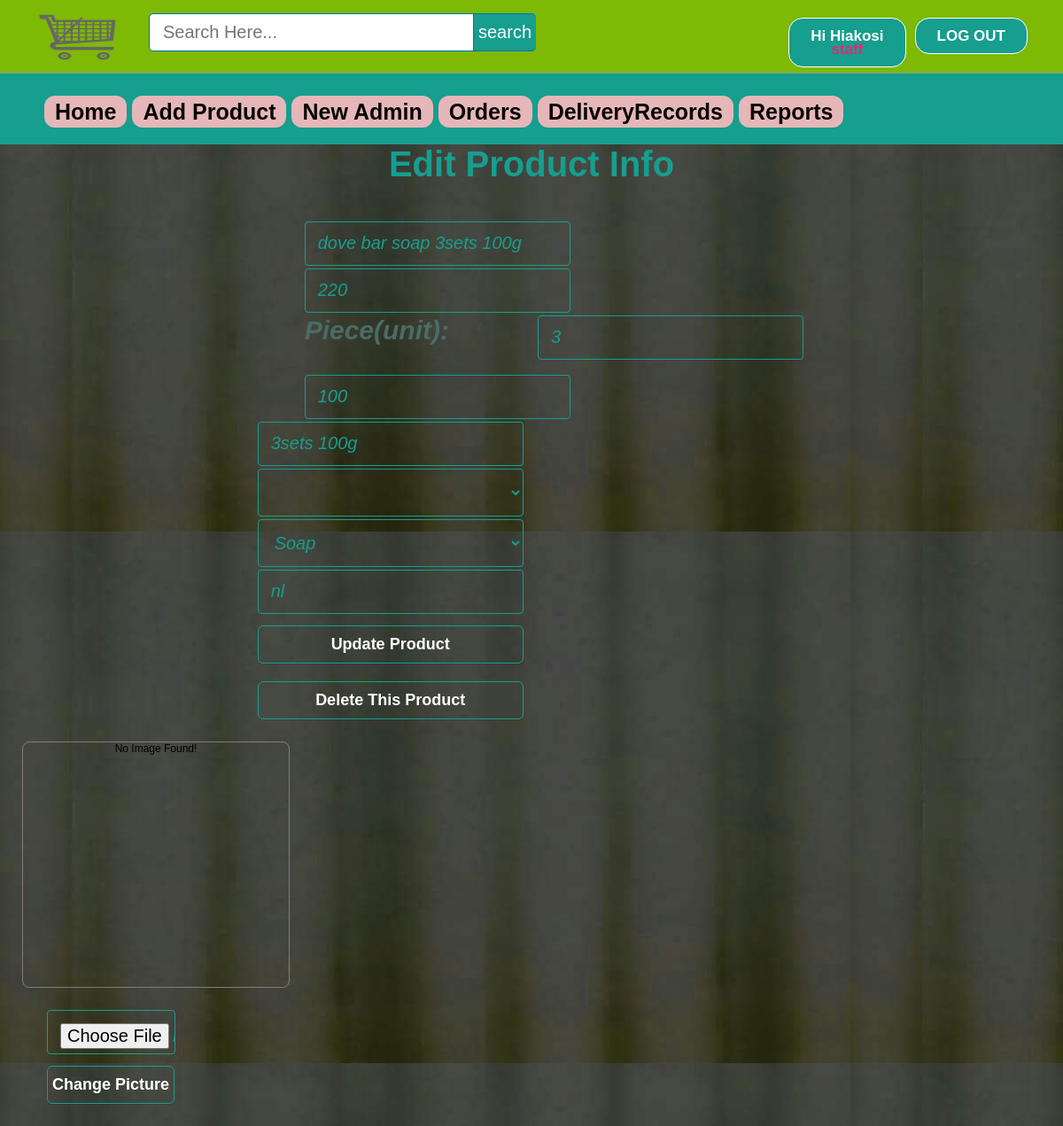
/admin/editproduct.php?epid=103 (signed in), run on the app's committed database.
### tables this page shows
CREATE TABLE `products` (
  `id` int(11) NOT NULL,
  `pName` varchar(100) NOT NULL,
  `price` int(11) NOT NULL,
  `piece` int(11) NOT NULL,
  `description` text NOT NULL,
  `available` int(11) NOT NULL,
  `category` varchar(100) NOT NULL,
  `type` varchar(100) NOT NULL,
  `item` varchar(100) NOT NULL,
  `pCode` varchar(20) NOT NULL,
  `picture` text NOT NULL
);

### admin/editproduct.php (the view, shortened to what this page needs)
<?php include ( "../inc/connect.inc.php" ); ?>
<?php
if (!isset($_SESSION['admin_login'])) {
	$user = "";
	header("location: login.php?ono=".$epid."");
}
else {
	if (isset($_REQUEST['epid'])) {
		$epid = mysqli_real_escape_string($con,$_REQUEST['epid']);
	}else {
		header('location: index.php');
	}
	$user = $_SESSION['admin_login'];
	$result = mysqli_query($con,"SELECT * FROM admin WHERE id='$user'");
	$get_user_email = mysqli_fetch_assoc($result);
		$uname_db = $get_user_email['firstName'];
		$utype_db=$get_user_email['type'];
}
$getposts = mysqli_query($con,"SELECT * FROM products WHERE id ='$epid'") or die(mysqli_error());
	if (mysqli_num_rows($getposts)) {
		$row = mysqli_fetch_assoc($getposts);
		$pName = $row['pName'];
		$piece=$row['piece'];
		$price = $row['price'];
		$description = $row['description'];
		$picture = $row['picture'];
		$item = $row['item'];
		$itemu = ucwords($row['item']);
		$type = $row['type'];
		$typeu = ucwords($row['type']);
		$code = $row['pCode'];
		$available =$row['available'];
	}
$search_value = "";
?>
<!DOCTYPE html>
<html>
<head>
	<link rel="stylesheet" type="text/css" href="../css/style.css">
</head>
<body style="background-image: url(../image/homebackgrndimg1.jpg);">
	<div class="homepageheader">
			<div class="signinButton loginButton">
				<div class="uiloginbutton signinButton loginButton" style="margin-right: 40px;">
					<?php
						if ($user!="") {
							echo '<a style="text-decoration: none;color: #fff;" href="logout.php">LOG OUT</a>';
						}
					 ?>
				</div>
				<div class="uiloginbutton signinButton loginButton">
					<?php
						if ($user!="") {
							echo '<a style="text-decoration: none;color: #fff;" href="login.php">Hi '.$uname_db.'</br><span style="color: #de2a74">'.$utype_db.'</span></a>';
						}
						else {
							echo '<a style="text-decoration: none;color: #fff;" href="login.php">LOG IN</a>';
						}
					 ?>
				</div>
			</div>
			<div style="float: left; margin: 5px 0px 0px 23px;">
				<a href="index.php">
					<img style=" height: 75px; width: 130px;" src="../image/cart.png">
				</a>
			</div>
			<div id="srcheader">
				<form id="newsearch" method="get" action="search.php">
				        <?php
				        	echo '<input type="text" class="srctextinput" name="keywords" size="21" maxlength="120"  placeholder="Search Here..." value="'.$search_value.'"><input type="submit" value="search" class="srcbutton" >';
				         ?>
				</form>
			</div>
		</div>
		<div class="categolis">
			<table>
				<tr>
					<th>
						<a href="index.php" style="text-decoration: none;color: #040403;padding: 4px 12px;background-color: #e6b7b8;border-radius: 12px;">Home</a>
					</th>
					<th><a href="addproduct.php" style="text-decoration: none;color: #040403;padding: 4px 12px;background-color: #e6b7b8;border-radius: 12px;">Add Product</a></th>
					<th><a href="newadmin.php" style="text-decoration: none;color: #040403;padding: 4px 12px;background-color: #e6b7b8;border-radius: 12px;">New Admin</a></th>
					<th><a href="orders.php" style="text-decoration: none;color: #040403;padding: 4px 12px;background-color: #e6b7b8;border-radius: 12px;">Orders</a></th>
					<th><a href="DeliveryRecords.php" style="text-decoration: none;color:  #040403;padding: 4px 12px;background-color: #e6b7b8;border-radius: 12px;">DeliveryRecords</a></th>
					<th><a href="report.php" style="text-decoration: none;color: #040403;padding: 4px 12px;background-color: #e6b7b8;border-radius: 12px;">Reports</a></th>
				</tr>
			</table>
		</div>
	<div class="holecontainer" style=" padding-top: 20px; padding: 0 20%">
		<div class="container signupform_content ">
			<div>
				<h2 style="padding-bottom: 20px;">Edit Product Info</h2>
				<div style="float: right;">
				<?php
					echo '
						<div class="">
						<div>
							<form action="" method="POST" class="registration">
								<div class="signup_form">
									<div>
										<td >
											<input name="pname" id="first_name" placeholder="Product Name" required="required" class="first_name signupbox" type="text" size="30" value="'.$pName.'" >
										</td>
									</div>
									<div>
										<td >
											<input name="price" id="last_name" placeholder="Price" required="required" class="last_name signupbox" type="text" size="30" value="'.$price.'" >
										</td>
									</div>
									<div>
									<div class="label_content11" style="float: left;">
  											<h5>Piece(unit):</h5>
  											</div>
											<td >
											<input name="piece" style="margin-left: 100px; id="piece" required="required" class="piece signupbox" type="text" size="30" value="'.$piece.'" >
											</td>
											</div></br>
										<td>
											<input name="available" placeholder="Available Quantity" required="required" class="email signupbox" type="text" size="30" value="'.$available.'">
										</td>
									</div>
									<div>
										<td >
											<input name="descri" id="first_name" placeholder="Description" required="required" class="first_name signupbox" type="text" size="30" value="'.$description.'" >
										</td>
									</div>
									<div>
										<select name="type" required="required" style=" font-size: 20px;
										font-style: italic;margin-bottom: 3px;margin-top: 0px;padding: 14px;line-height: 25px;border-radius: 4px;border: 1px solid #169E8F;color: #169E8F;margin-left: 0;width: 300px;background-color: transparent;" class="">
											<option selected value="'.$type.'">'.$typeu.'</option>
												<option value="clothing">Clothing</option>
											</select>
									</div>
									<div>
										<td>
											<select name="item" required="required" style=" font-size: 20px;
										font-style: italic;margin-bottom: 3px;margin-top: 0px;padding: 14px;line-height: 25px;border-radius: 4px;border: 1px solid #169E8F;color: #169E8F;margin-left: 0;width: 300px;background-color: transparent;" class="">
												<option selected value="'.$item.'">'.$itemu.'</option>
											</select>
										</td>
									</div>
									<div>
										<td>
											<input name="code" id="password-1" required="required"  placeholder="Code" class="password signupbox " type="text" size="30" value="'.$code.'">
										</td>
									</div>
									<div>
										<input name="updatepro" class="uisignupbutton signupbutton" type="submit" value="Update Product">
									</div>
									<div>
										<input name="delprod" class="uisignupbutton signupbutton" type="submit" value="Delete This Product">
									</div>
									<div class="signup_error_msg">
									</div>
								</div>
						</div>
					</div>
					';
				 ?>
				</div>
			</div>
		</div>
		<div style="float: left;">
			<div>
				<?php
					echo '
						<ul style="float: left;">
							<li style="float: left; padding: 0px 25px 25px 25px;">
								<div class="home-prodlist-img prodlist-img">';
								if (file_exists('../image/product/'.$item.'/'.$picture.'')){
									echo '<img src="../image/product/'.$item.'/'.$picture.'" class="home-prodlist-imgi">';
								}else {
									echo '
									<div class="home-prodlist-imgi" style="text-align: center; padding: 0 0 6px 0;">No Image Found!</div>';
								} echo '
								</div>
							</li>
							<li>
								<form action="" method="POST" class="registration" enctype="multipart/form-data">
										<div class="signup_form">
											<div>
												<td>
													<input name="profilepic" style="width: 115px;" class="password signupbox" type="file" value="Add Picture">
												</td>
											</div>
											<div>
												<input name="updatepic" style="width: 144px;" class="uisignupbutton signupbutton" type="submit" value="Change Picture">
											</div>
											<div class="signup_error_msg">';
				?>
			</div>
		</div>
	</div>
</body>
</html>

### css/style.css (style rules this page uses)
html, body, div, span, applet, object, iframe, h1, h2, h3, h4, h5, h6, p, blockquote, pre, a, abbr, acronym, address, big, cite, code, del, dfn, em, img, ins, kbd, q, s, samp, small, strike, strong, sub, sup, tt, var, b, u, i, center, dl, dt, dd, ol, ul, li, fieldset, form, label, legend, table, caption, tbody, tfoot, thead, tr, th, td, article, aside, canvas, details, embed, figure, figcaption, footer, header, hgroup, menu, nav, output, ruby, section, summary, time, mark, audio, video { margin: 0; padding: 0; border: 0; font: inherit; vertical-align: baseline;ss box-sizing: border-box; }
body { line-height: normal; }
ol, ul { list-style: none; }
table { border-collapse: collapse; border-spacing: 0; }
* { margin: 0px; padding: 0px; }
body, button, input, label, select, td, textarea { font-family: Arial, Helvetica, tahoma,verdana,arial,sans-serif; font-size: 12px; }
body { width: 100%; position: relative; background-color: #ffffff; min-width: 1080px; }
.homepageheader { position: fixed; height: 82px; width: 100%; min-width: 980px; border-bottom: 1px solid #8E9D8E; margin: 0px; background-image: initial; background-position-x: initial; background-position-y: initial; background-size: initial; background-repeat-x: initial; background-repeat-y: initial; background-attachment: initial; background-origin: initial; background-clip: initial; background-color: #7db905;; }
.loginButton .signinButton { color: #FFFFFF; background: #169E8F; border: 1px solid #FFFFFF; cursor: pointer; display: inline-block; font-weight: bold; line-height: 15px; padding: 12px 24px; border-radius: 16px; text-align: center; text-decoration: none; float: right; margin: 20px 0px 0px 10px; font-size: 17px; }
#newsearch { float:left; padding:15px; }
.srctextinput { margin: 0px; padding: 9px 15px; font-family: Arial, Helvetica, sans-serif; font-size:20px; border:1px solid #0076a3; border-right:0px; border-top-left-radius: 5px 5px; border-bottom-left-radius: 5px 5px; width: 335px; }
.srcbutton { margin: 0; padding: 9px 5px; font-family: Arial, Helvetica, sans-serif; font-size:20px; outline: none; cursor: pointer; text-align: center; text-decoration: none; color: #ffffff; border: solid 1px #0076a3; border-right:0px; background: #169E8F; border-top-right-radius: 5px 5px; border-bottom-right-radius: 5px 5px; }
.signupform_content h2 { margin: 0px 0 0 0; padding: 0px 0px 20px 0px; font-size: 40px; color: #169E8F; font-weight: bold; text-align: center; }
.label_content11 h5 { margin: 0px 100 0 0; padding: 0px 0px 20px 0px; font-size: 30px; color: #4a6b67; font-weight: bold; text-align: left; }
.signup_form { background-image: initial; background-position-x: initial; background-position-y: initial; background-size: initial; background-repeat-x: initial; background-repeat-y: initial; background-attachment: initial; background-origin: initial; background-clip: initial; padding: 22px 53px 0 53px; color: #eeeeee; border-radius: 4px; font-style: italic; }
.signupbox { font-size: 20px; font-style: italic; margin-bottom: 3px; margin-top: 0px; padding: 14px; line-height: 25px; border-radius: 4px; border: 1px solid #169E8F; color: #169E8F; margin-left: 0; width: 270px; height: 20px; background-color: transparent; }
.signupbutton { background-color: transparent; border: 2px solid #FFFFFF; border-radius: 6px; margin: 10px 0px; }
.uisignupbutton { color: #ffffff; cursor: pointer; display: inline-block; font-size: 18px; font-weight: bold; line-height: 13px; padding: 14px 0; width: 300px; text-align: center; text-decoration: none; border-width: 2px; border: 1px solid #169E8F; box-shadow: 0 1px 0 rgba(0, 0, 0, 0.1) }
.signup_error_msg { font-weight: bold; color: #A92A2A; padding: 0px 10px 15px 10px; text-align: center; font-size: 16px; }
.home-prodlist-imgi { height: 270px; width: 300px; padding: 0px; border: 1px solid #847b7b; border-radius: 8px; }
.categolis { line-height: 1.3; font-weight: bold; color: #fff; padding: 110px 0px 20px 50px; background-color: #169e8f; text-align: center; font-size: 25px; }
.categolis table tbody tr th { padding: 0px 6px 0px 0px; }

### data on the page
products: pname "dove bar soap 3sets 100g", price "220", piece "3", available "100", descri "3sets 100g", item "Soap", code "nl"

### other printed values
$uname_db "Hiakosi"
